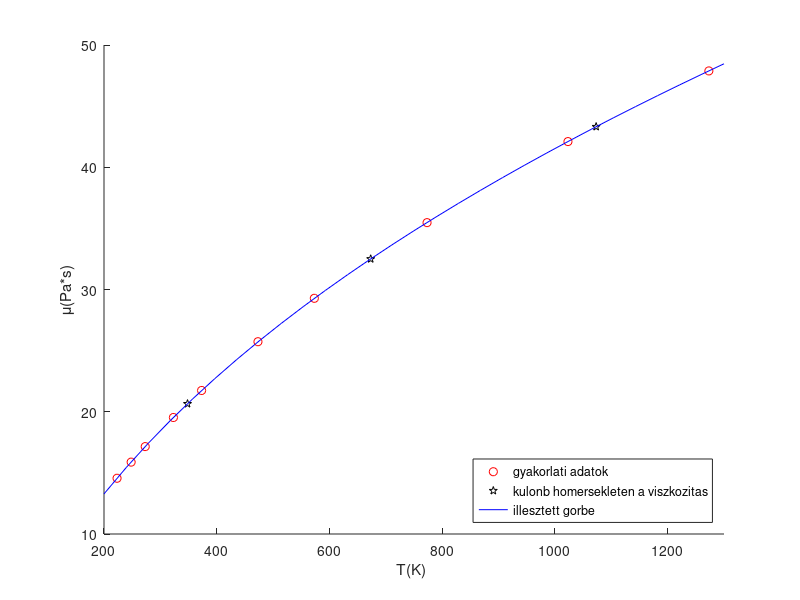
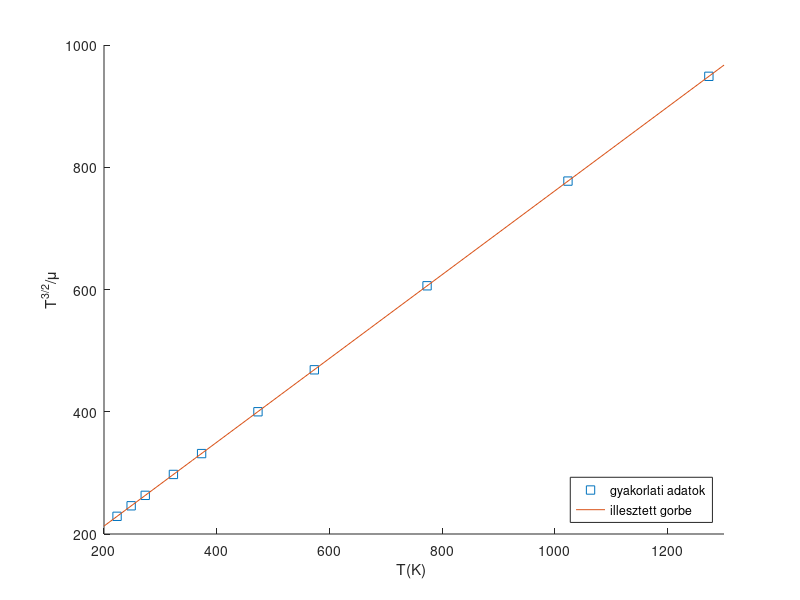

The MATLAB script that drew these images, in order:
clc ( ), clear ( ), close ( 'all' )

%% Adatok
t = [-50, -25, 0, 50, 100, 200, 300, 500, 750, 1000]; %%Celsius
T = t + 273.15; %%Kelvin
mu = [14.56, 15.88, 17.15, 19.53, 21.74, 25.73, 29.28, 35.47, 42.10, 47.88];
T_intv = [200,1300];
T1 = [ 75, 400, 800] + 273.15;


%%Regresszio
y = T .^ (3/2)./ mu;
eredmeny = polyfit( T, y, 1 );
C = 1/ eredmeny(1);
S = eredmeny(2)* C;

fgv_mu = @ (T) C * T .^ (3/2) ./ (T + S);
fgv_y = @ (T) 1/C * T + S/C;

mu1 = fgv_mu(T1);

%% Abrazolas
figure ( 'Name', 'Gorbeillesztes' )
hold ('on');
plot ( T, mu, 'or');
plot(T1, mu1, 'pk');
fplot ( fgv_mu, T_intv, 'b');
hold ('off');
xlabel ( 'T(K) ');
ylabel ( '\mu(Pa*s)');
legend ('gyakorlati adatok','kulonb homersekleten a viszkozitas','illesztett gorbe ', 'Location', 'southeast');


figure ( 'Name', 'Egyenes illesztese' )
hold ('on');
plot ( T, y, 's');
fplot ( fgv_y, T_intv);
hold ('off');
xlabel ( 'T(K) ');
ylabel ( 'T^{3/2}/\mu');
legend ('gyakorlati adatok','illesztett gorbe ', 'Location', 'southeast');

